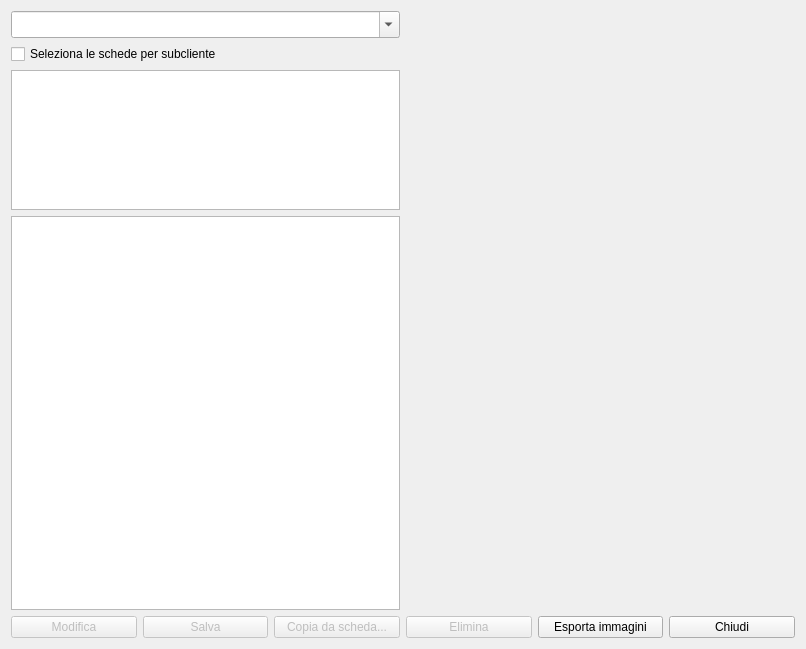
<?xml version="1.0" encoding="UTF-8"?>
<ui version="4.0">
 <class>HSchedeClienti</class>
 <widget class="QWidget" name="HSchedeClienti">
  <property name="windowModality">
   <enum>Qt::NonModal</enum>
  </property>
  <property name="geometry">
   <rect>
    <x>0</x>
    <y>0</y>
    <width>806</width>
    <height>649</height>
   </rect>
  </property>
  <property name="sizePolicy">
   <sizepolicy hsizetype="MinimumExpanding" vsizetype="Expanding">
    <horstretch>1</horstretch>
    <verstretch>1</verstretch>
   </sizepolicy>
  </property>
  <property name="windowTitle">
   <string>Schede clienti</string>
  </property>
  <property name="windowIcon">
   <iconset resource="icons.qrc">
    <normaloff>:/Resources/Folder.PNG</normaloff>:/Resources/Folder.PNG</iconset>
  </property>
  <layout class="QVBoxLayout" name="verticalLayout_2">
   <item>
    <layout class="QHBoxLayout" name="horizontalLayout">
     <item>
      <layout class="QVBoxLayout" name="verticalLayout">
       <item>
        <widget class="QComboBox" name="comboBox">
         <property name="maximumSize">
          <size>
           <width>400</width>
           <height>16777215</height>
          </size>
         </property>
         <property name="font">
          <font>
           <pointsize>12</pointsize>
          </font>
         </property>
         <property name="editable">
          <bool>true</bool>
         </property>
         <property name="insertPolicy">
          <enum>QComboBox::NoInsert</enum>
         </property>
        </widget>
       </item>
       <item>
        <widget class="QCheckBox" name="cbSelectCriteria">
         <property name="text">
          <string>Seleziona le schede per subcliente</string>
         </property>
        </widget>
       </item>
       <item>
        <widget class="QListView" name="lvSubclienti">
         <property name="maximumSize">
          <size>
           <width>400</width>
           <height>140</height>
          </size>
         </property>
         <property name="font">
          <font>
           <pointsize>12</pointsize>
          </font>
         </property>
        </widget>
       </item>
       <item>
        <widget class="QListView" name="listView">
         <property name="minimumSize">
          <size>
           <width>0</width>
           <height>0</height>
          </size>
         </property>
         <property name="maximumSize">
          <size>
           <width>400</width>
           <height>16777215</height>
          </size>
         </property>
         <property name="font">
          <font>
           <pointsize>12</pointsize>
          </font>
         </property>
         <property name="selectionBehavior">
          <enum>QAbstractItemView::SelectRows</enum>
         </property>
        </widget>
       </item>
      </layout>
     </item>
     <item>
      <widget class="HPrint" name="widget" native="true">
       <property name="sizePolicy">
        <sizepolicy hsizetype="Expanding" vsizetype="Expanding">
         <horstretch>0</horstretch>
         <verstretch>0</verstretch>
        </sizepolicy>
       </property>
       <property name="autoFillBackground">
        <bool>false</bool>
       </property>
      </widget>
     </item>
    </layout>
   </item>
   <item>
    <layout class="QHBoxLayout" name="horizontalLayout_3">
     <item>
      <widget class="QPushButton" name="pushButton_4">
       <property name="enabled">
        <bool>false</bool>
       </property>
       <property name="text">
        <string>Modifica</string>
       </property>
       <property name="icon">
        <iconset resource="icons.qrc">
         <normaloff>:/Resources/Art-Supplies.PNG</normaloff>:/Resources/Art-Supplies.PNG</iconset>
       </property>
       <property name="iconSize">
        <size>
         <width>32</width>
         <height>32</height>
        </size>
       </property>
      </widget>
     </item>
     <item>
      <widget class="QPushButton" name="btnSave">
       <property name="enabled">
        <bool>false</bool>
       </property>
       <property name="text">
        <string>Salva</string>
       </property>
       <property name="icon">
        <iconset resource="icons.qrc">
         <normaloff>:/Resources/save-icon.png</normaloff>:/Resources/save-icon.png</iconset>
       </property>
       <property name="iconSize">
        <size>
         <width>32</width>
         <height>32</height>
        </size>
       </property>
      </widget>
     </item>
     <item>
      <widget class="QPushButton" name="btnDup">
       <property name="enabled">
        <bool>false</bool>
       </property>
       <property name="text">
        <string>Copia da scheda...</string>
       </property>
       <property name="icon">
        <iconset resource="icons.qrc">
         <normaloff>:/Resources/Sheet-Of-Paper.PNG</normaloff>:/Resources/Sheet-Of-Paper.PNG</iconset>
       </property>
       <property name="iconSize">
        <size>
         <width>32</width>
         <height>32</height>
        </size>
       </property>
      </widget>
     </item>
     <item>
      <widget class="QPushButton" name="pushButton_3">
       <property name="enabled">
        <bool>false</bool>
       </property>
       <property name="text">
        <string>Elimina</string>
       </property>
       <property name="icon">
        <iconset resource="icons.qrc">
         <normaloff>:/Resources/Minus.PNG</normaloff>:/Resources/Minus.PNG</iconset>
       </property>
       <property name="iconSize">
        <size>
         <width>32</width>
         <height>32</height>
        </size>
       </property>
      </widget>
     </item>
     <item>
      <widget class="QPushButton" name="pbExport">
       <property name="text">
        <string>Esporta immagini</string>
       </property>
       <property name="icon">
        <iconset resource="icons.qrc">
         <normaloff>:/Resources/Downright64.png</normaloff>:/Resources/Downright64.png</iconset>
       </property>
       <property name="iconSize">
        <size>
         <width>32</width>
         <height>32</height>
        </size>
       </property>
      </widget>
     </item>
     <item>
      <widget class="QPushButton" name="pushButton">
       <property name="text">
        <string>Chiudi</string>
       </property>
       <property name="icon">
        <iconset resource="icons.qrc">
         <normaloff>:/Resources/Actions-window-close-icon.png</normaloff>:/Resources/Actions-window-close-icon.png</iconset>
       </property>
       <property name="iconSize">
        <size>
         <width>32</width>
         <height>32</height>
        </size>
       </property>
      </widget>
     </item>
    </layout>
   </item>
  </layout>
 </widget>
 <customwidgets>
  <customwidget>
   <class>HPrint</class>
   <extends>QWidget</extends>
   <header location="global">hprint.h</header>
   <container>1</container>
  </customwidget>
 </customwidgets>
 <resources>
  <include location="icons.qrc"/>
 </resources>
 <connections>
  <connection>
   <sender>pushButton</sender>
   <signal>clicked()</signal>
   <receiver>HSchedeClienti</receiver>
   <slot>close()</slot>
   <hints>
    <hint type="sourcelabel">
     <x>676</x>
     <y>547</y>
    </hint>
    <hint type="destinationlabel">
     <x>676</x>
     <y>288</y>
    </hint>
   </hints>
  </connection>
 </connections>
</ui>
